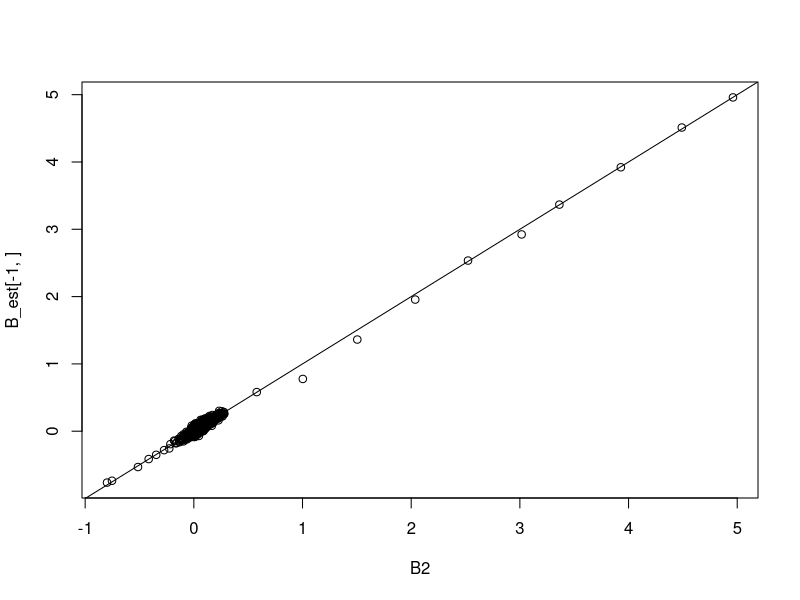
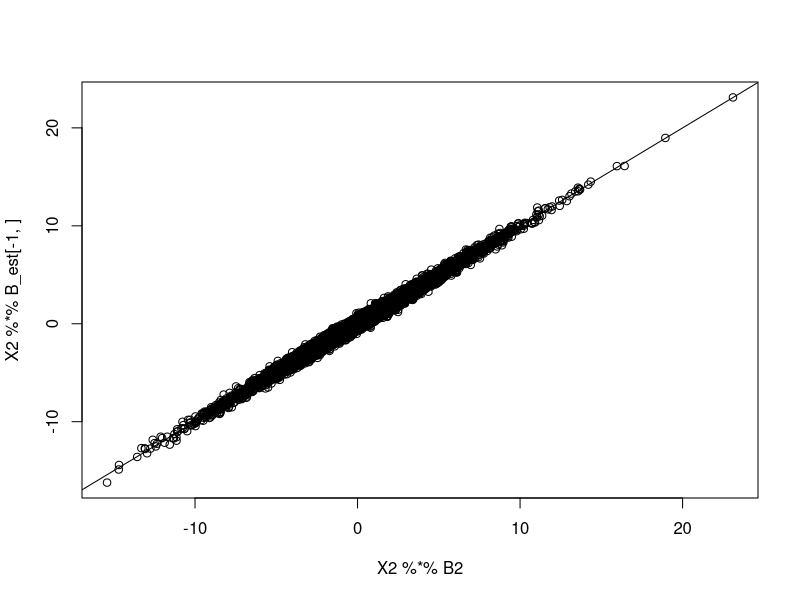
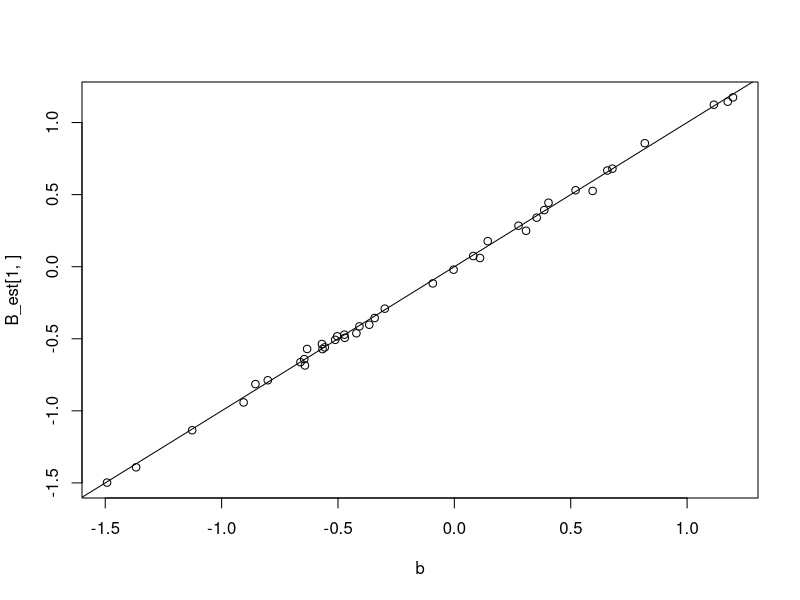
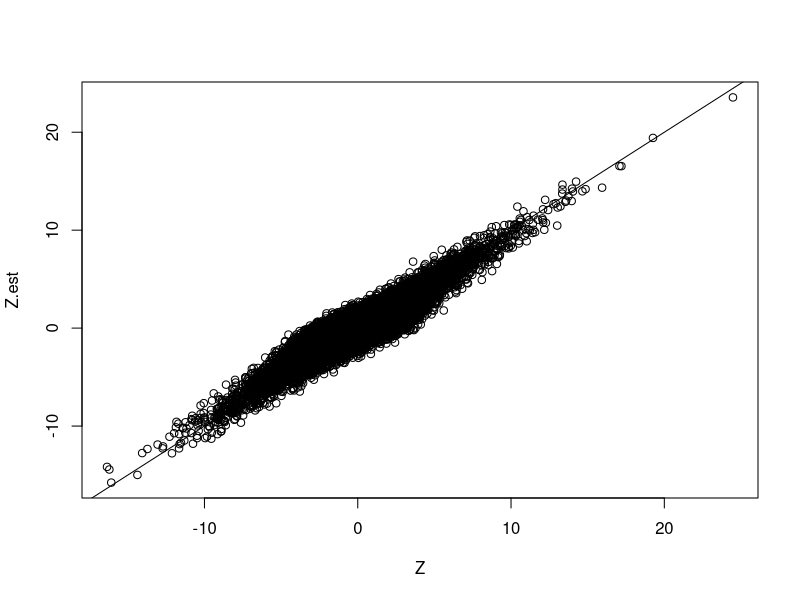

The R script that drew these images, in order:
# Used library
library(mvtnorm)
library(expm)
library(MASS)
library(tidyverse)
set.seed(120733)
# set.seed(19911130)

## ANN function
rrr <- function(X,Y,lambda,gamma = 2){
  rrresult <- list()
  
  #1 estimate C using LS estimator (generalized inverse is used)
  Clhat <- ginv(t(X)%*%X)%*%t(X)%*% Y
  
  #2 eigendecomposite of CLhar
  Uhat <- svd(X%*%Clhat)$u
  vhat <- svd(X%*%Clhat)$v
  D <- diag(svd(X%*%Clhat)$d)
  
  #3. weight for soft-thredshold and rank
  weight <-  (svd(X%*%Clhat)$d)^(-gamma)
  rrresult$weight <- weight
  rrresult$r <-  sum(svd(X%*%Clhat)$d > lambda^(1/(gamma+1)))
  
  #4. soft-thredsholding
  diagvalue <-  svd(X%*%Clhat)$d -lambda*weight
  th <- ifelse(diagvalue < 0, 0, diagvalue)
  SDhat <-  diag(th)
  
  rrresult$thd <- diagvalue
  
  #5. low rank solution C
  rrresult$CShat <-  Clhat %*% vhat %*% ginv(D) %*% SDhat %*% t(vhat)
  
  return(rrresult)
}

# function to generate a random orthonormal matrix
rortho <- function(x){
  return(qr.Q(qr(array(runif(x), dim = c(x,x)))))
}

# simulation settings
# sample size n (n person's data have been taken)
n <- 1000

# number of metabolites
m <- 100

# number of taxa
k <- 40

# rank of matrix B
r <- 10

# Generate X from Multivariate Noromal with identity variance and covariance matrix (n, m+1)
X <- matrix(c(rep(1, n), rnorm(m*n)), nrow = n, ncol = m+1)
X2 <- X[,-1]

# Generate low-rank matrix B (m+1, k)
sing.vals <- 5*((r:1)/r + 1/r)
B2 <- t(rortho(k)[,1:r] %*% diag(sing.vals) %*% rortho(m)[1:r,])

# Generate T vector from Unif(0, 10), (n, 1)
T <- matrix(runif(n, min = 0, max = 10), ncol = 1)
# T <- T - mean(T)

# Generate b vector for intercept from N(0,1), (k, 1)
b <- matrix(rnorm(k), nrow = 1)
B <- as.matrix(rbind(b, B2))

# Generate random error
E <- matrix(rnorm(k*n), nrow = n, ncol = k, byrow = T)

# Calculate our new Z = XB + E, (n, k)
Z <- X %*% B + E

# convergence criterion
vareps <- 10^(-3)

# Validation set
E_v <- matrix(rnorm(k*n), nrow = n, ncol = k, byrow = T)
Z_v <- X %*% B + E_v

# range of lambda
lambda.seq <- exp(seq(9, 9, 1))
rank.est <- rep(0, length(lambda.seq))
num_obj <- rep(0, length(lambda.seq))
pred_err <- rep(0, length(lambda.seq))

start_time <- Sys.time()

for (i in 1: length(lambda.seq)) {
  B_est <- rrr(X, Z, lambda = lambda.seq[i])$CShat
  B_est_rank <- rrr(X, Z, lambda = lambda.seq[i])$r
  iter_weight <- sort(rrr(X, Z, lambda = lambda.seq[i])$weight)
  
  rank.est[i] <- B_est_rank
  num_obj[i] <- 1/2 * sum((Z - X %*% B_est)^2) + lambda.seq[i] * sum(iter_weight*svd(X %*% B_est)$d)
  Z.est <-  X %*% B_est
  pred_err[i] <- sum((Z_v - Z.est)^2)
  
  # save image for B matrix
  png(paste0("plot-B-rrr-cT-gamma2.png"))
  plot(B2, B_est[-1, ])
  abline(a = 0, b = 1)
  dev.off()

  # save image for XB matrix
  png(paste0("plot-XB-rrr-cT-gamma2.png"))
  plot(X2 %*% B2,  X2 %*% B_est[-1,])
  abline(a = 0, b = 1)
  dev.off()

  # # save image for T matrix
  # png(paste0("plot-T-ls2-cT.png"))
  # plot(T, T_iter)
  # abline(a = 0, b = 1)
  # dev.off()

  # save image for T matrix
  png(paste0("plot-beta-rrr-cT-gamma2.png"))
  plot(b, B_est[1,])
  abline(a = 0, b = 1)
  dev.off()

  # save image for Z matrix
  png(paste0("plot-Z-rrr-cT-gamma2.png"))
  plot(Z, Z.est)
  abline(a = 0, b = 1)
  dev.off()
}

end_time <- Sys.time()
run_time <- end_time - start_time


b[1:10]
B_est[1,][1:10]
B2[1:2, 1:7]
(B_est[-1,])[1:2, 1:7]
(X2 %*% B2)[1:2, 1:7]
(X2 %*% B_est[-1,])[1:2, 1:7]
